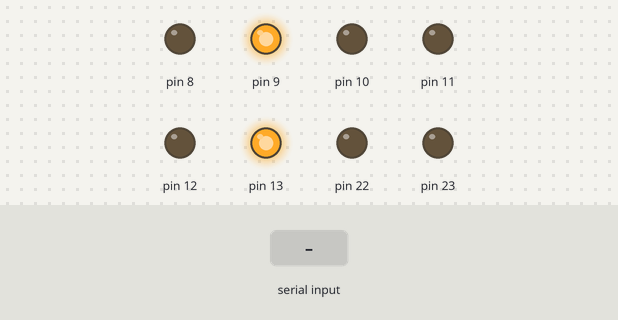
A sketch run on a simulated Arduino Uno, built with avr-gcc and run on an emulated ATmega328P. Shown: output pins drawn as LEDs (lit = HIGH). Inputs (shaded band) come from the test bench.

Above: at 18.0 s.
18.1 s: "2" received over Serial
At 19.5 s:
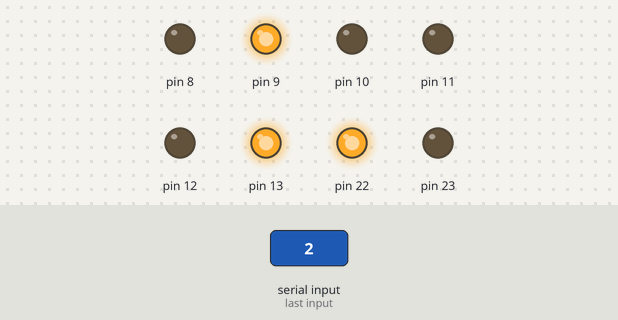
At 35.1 s:
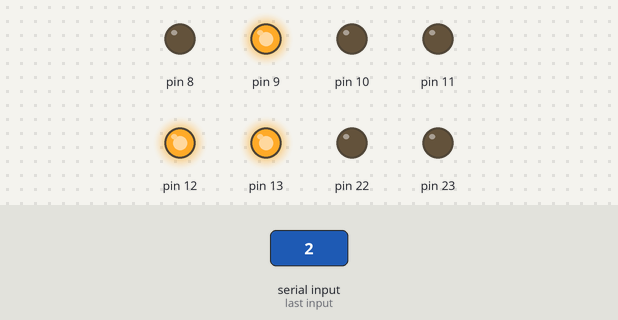
37.4 s: "1" received over Serial
At 52.4 s:
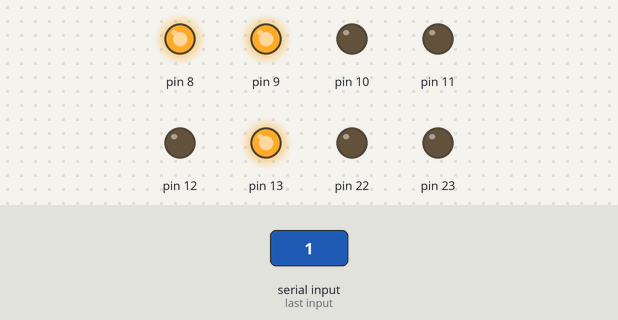
Timing chart, 0 to 73.7 s (numbered marks = the images above; inputs shaded):
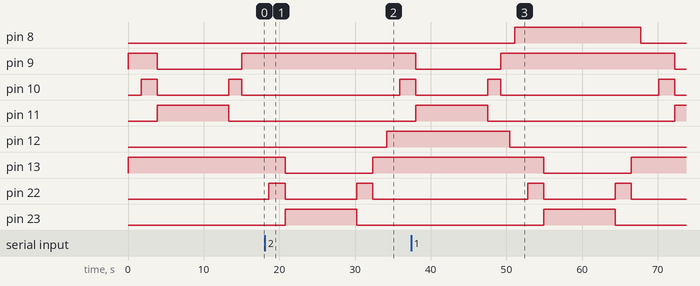

The sketch:

Arduino_assignment_task_1_code.ino
```cpp
//To control the pedestrain light you need to enter the number 1 key for the first traffic ligth set and use number 2 key  to controll the second sets pedestrain light.


//Setup function runs and setups all necessary features. Ran once.
void setup() {
 Serial.begin(9600);//Establishes serial communication between Arduino board and serial montior.
 //asm is the start of the embed assembler instruction set within C.
 //volatile means the variable can be modified from outside
 asm volatile (
 // load immediate the binary value 11111111 into register 19 for output pins .
 "ldi r19, 0xFF  \n" //r19 = 11111111
 //Store register 19 to I/o location 0x04 portB.
 "out 0x04, r19 \n" //portB = 11111111.
 //All pins are set to output.
  );
}
//C loop function. will loop forever performing the traffic light sequence.
void loop(){
asm volatile (
  "start:         \n" //Label tells the assembler where to start execution.
  "rcall .t1      \n"//Calls label t1 which holds the first set of four phase traffic light.
  "cbi 0x05, 0x04 \n"//Clears bit 0x04 (pin 12)from I/O register 0x05 (Turn OFF Red LED).
  );
ped1Light();
asm volatile(
  "rcall .t2      \n"//Calls label t2 which holds the second set of four phase traffic light.
  "cbi 0x05, 0x00 \n"//Clears bit 0x00 (pin 53)from I/O register 0x05 (Turn OFF Ped LED).
  );
ped2Light();
asm volatile(
  "rjmp start   \n" //use rjmp instead of jmp is faster, jumps back to start ti repeat the sequence.
 //double loop tick*tick: used to tell code to stop execution for a couple of second.
//r8 and r9 both decrement from 255. However, different values can be used.
//Max value 255*255 65,025.
  "delay1:       \n" //Delay1 label start of nested delay loop
  "dec r8        \n"//decrement register 8 by 1.
  "brne delay1   \n" //branche if delay1 is not equal 0.
  "dec r9        \n" //decrement register 9 by 1.
  "brne delay1   \n"//branche if delay1 is not equal to 0.
  "dec r16       \n" //decrement register 16 by 1.
  "brne delay1   \n"//branche if delay1 is not equal 0.
  "ret           \n"//return back to subroutine
//triple loop tick*tick*tick: Used to code to stop execution however for longer.
//r8 ,r9, r10 all have the value 255 which slowlys decrements to give the delay.
//Max value is 255*255*255 16,581,375.
  "delay2:       \n" //Delay2 label start of nested delay loop
  "dec r8        \n"//decrement register 8 by 1.
  "brne delay2   \n"//branche if delay1 is not equal 0.
  "dec r9        \n"//decrement register 9 by 1.
  "brne delay2   \n"//branche if delay1 is not equal to 0.
  "dec r10       \n"//decrement register 10 by 1.
  "brne delay2   \n"//branche if delay1 is not equal to 0.
  "dec r16       \n" ///decrement register 16 by 1.
  "brne delay2   \n"//branche if delay1 is not equal 0
  "ret           \n"//return back to subroutine
//Start of the first set of four phase traffic light sequence.
  ".t1:           \n"//t1 label used to call traffic light sequence.
//phase 1: red light only.
  "Sbi 0x05, 0x01 \n"//set bit 0x01 (pin 52) in I/O register 0x05(turns on Red LED).
  "Sbi 0x05, 0x05 \n"//set bit 0x05 (pin 10) in I/O register 0x05(turns on Red LED).
  "ldi r16,140    \n"//Load immediately 140 into register 16 (which is 2 seconds).
  "rcall delay1   \n"//call function delay1 which will delay the execution of code.
//phase 2: Red and ambler lighton.
  "sbi 0x05, 0x02 \n"//set bit 0x02 (pin 51)in I/O register 0x05 on (turns on Amber LED).
  "ldi r16,173    \n"//Load immediately 173 into register 16 (which is 3 seconds).
  "rcall delay1   \n"//call function delay1 which will delay the execution of code.
//phase 3: green light on only.
   "cbi 0x05, 0x01\n"//Clears bit 0x01 (pin 52)from I/O register 0x05 (Turn OFF Red LED).
   "cbi 0x05, 0x02\n"//Clears bit 0x02 (pin 51)from I/O register 0x05 (Turn OFF Amber LED).
   "sbi 0x05, 0x03\n"//set bit 0x03 (pin 50) in I/O register 0x05(turns on Green LED).
   "ldi r16,3     \n"//Load immediately 3 into register 16 (which is 10 seconds).
   "rcall delay2  \n"//call function delay2 which will delay the execution of code.
//phase 4: ambler light on only.
   "cbi 0x05, 0x03\n"//Clears bit 0x03 (pin 50)from I/O register 0x05 (Turn OFF Green LED).
   "sbi 0x05, 0x02\n"//set bit 0x02 (pin 51)in I/O register 0x05 on (turns on Amber LED).
   "ldi r16,140   \n"//Load immediately 140 into register 16 (which is 2 seconds).
   "rcall delay1  \n"//call function delay1 which will delay the execution of code.
//shifts back to red.
   "sbi 0x05, 0x01\n"//set bit 0x01 (pin 52) in I/O register 0x05(turns on Red LED).
   "cbi 0x05, 0x02\n"//Clears bit 0x02 (pin 51)from I/O register 0x05 (Turn OFF Amber LED).
   "ldi r16,100  \n"//Load immediately 100 into register 16 (which is 1 seconds).
   "rcall delay1 \n"//call function delay1 which will delay the execution of code.
   "ret          \n"//return back to subroutine

//Start of the second set of four phase traffic light sequence.
  ".t2:           \n"
  //phase 1: red light only.
  "Sbi 0x05, 0x01 \n"//set bit 0x01 (pin 52) in I/O register 0x05(turns on Red LED).
  "Sbi 0x05, 0x05 \n"//set bit 0x05 (pin 10) in I/O register 0x05(turns on Red LED).
  "ldi r16,140    \n"//Load immediately 140 into register 16 (which is 2 seconds).
  "rcall delay1   \n"//call function delay1 which will delay the execution of code.
  //phase 2: Red and ambler lighton.
  "sbi 0x05, 0x06 \n"//set bit 0x06 (pin 11) in I/O register 0x05(turns on Amber LED).
  "ldi r16,173    \n"//Load immediately 173 into register 16 (which is 3 seconds).
  "rcall delay1   \n"//call function delay1 which will delay the execution of code.
  //phase 3: green light on only.
   "cbi 0x05, 0x05\n"//Clears bit 0x05 (pin 10)from I/O register 0x05 (Turn OFF Red LED).
   "cbi 0x05, 0x06\n"//Clears bit 0x06 (pin 11)from I/O register 0x05 (Turn OFF Amber LED).
   "sbi 0x05, 0x07\n"//set bit 0x07 (pin 12) in I/O register 0x05(turns on Green LED).
   "ldi r16,3     \n"//Load immediately 3 into register 16 (which is 10 seconds).
   "rcall delay2  \n"//call function delay2 which will delay the execution of code.
  //phase 4: ambler light on only.
   "cbi 0x05, 0x07\n"//Clears bit 0x07 (pin 12)from I/O register 0x05 (Turn OFF Green LED).
  "sbi 0x05, 0x06 \n"//set bit 0x06 (pin 11) in I/O register 0x05(turns on Amber LED).
   "ldi r16,173    \n"//Load immediately 173 into register 16 (which is 3 seconds).
  "rcall delay1   \n"//call function delay1 which will delay the execution of code.
  //shifts back to red.
  "Sbi 0x05, 0x05 \n"//set bit 0x05 (pin 10) in I/O register 0x05(turns on Red LED).
   "cbi 0x05, 0x06\n"//Clears bit 0x06 (pin 11)from I/O register 0x05 (Turn OFF Amber LED).
   "ldi r16,100   \n"//Load immediately 100 into register 16 (which is 1 seconds).
  "rcall delay1   \n"//call function delay1 which will delay the execution of code.
   "ret           \n"
    );
 }
//Pedlight function is design to detect when the 1 key is pressed to trigger the ped light for set 1.
void ped1Light(){
  asm volatile (
   "ldi r16,50  \n"//Load immediately 50 into register 16 (which is half a seconds).
   "rcall delay1\n"//call function delay1 which will delay the execution of code.
  );
  int i;
  for(i =0; i <=100; i++){
volatile char data = Serial.read();//Seria;.read will scan what ever is entered within the serial monitor.
  if(data == '1'){//If data reads 1. then perform the following.
     asm volatile (
      "sbi 0x05, 0x00 \n"//set bit 0x00 (pin 11) in I/O register 0x05(turns on PED1 LED).
     );
  };
  }
}
//Ped2ight function is design to detect when the 2 key is pressed to trigger the ped light for set 2.
void ped2Light(){
  asm volatile (
   "ldi r16,50    \n"//Load immediately 50 into register 16 (which is half a seconds).
   "rcall delay1\n"//call function delay1 which will delay the execution of code.
  );
  int i;
  for(i =0; i <=100; i++){
volatile char data = Serial.read(); //Seria;.read will scan what ever is entered within the serial monitor.
  if(data == '2'){//If data reads 2. then perform the following.
     asm volatile (
      "sbi 0x05, 0x04 \n"//set bit 0x04 (pin 11) in I/O register 0x05(turns on PED2 LED).
     );
   };
  }
}
```

Measured:
- after the input at 18.1 s, pin 12: LOW → HIGH after 16.1 s
- after the input at 37.4 s, pin 8: LOW → HIGH after 13.7 s, → LOW 16.7 s later
- by itself, pin 22: alternates HIGH for 2.1 s and LOW for 9.5 s
